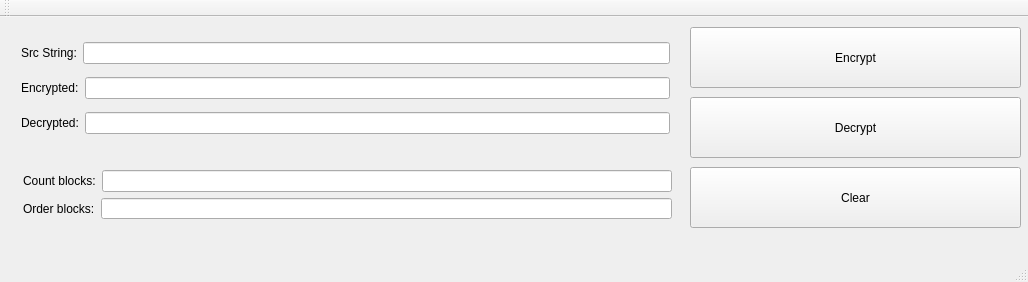
<?xml version="1.0" encoding="UTF-8"?>
<ui version="4.0">
 <class>MainWindow</class>
 <widget class="QMainWindow" name="MainWindow">
  <property name="geometry">
   <rect>
    <x>0</x>
    <y>0</y>
    <width>1028</width>
    <height>282</height>
   </rect>
  </property>
  <property name="windowTitle">
   <string>MainWindow</string>
  </property>
  <widget class="QWidget" name="centralWidget">
   <widget class="QPushButton" name="pushButton">
    <property name="geometry">
     <rect>
      <x>690</x>
      <y>10</y>
      <width>331</width>
      <height>61</height>
     </rect>
    </property>
    <property name="text">
     <string>Encrypt</string>
    </property>
   </widget>
   <widget class="QPushButton" name="pushButton_2">
    <property name="geometry">
     <rect>
      <x>690</x>
      <y>80</y>
      <width>331</width>
      <height>61</height>
     </rect>
    </property>
    <property name="text">
     <string>Decrypt</string>
    </property>
   </widget>
   <widget class="QPushButton" name="pushButton_3">
    <property name="geometry">
     <rect>
      <x>690</x>
      <y>150</y>
      <width>331</width>
      <height>61</height>
     </rect>
    </property>
    <property name="text">
     <string>Clear</string>
    </property>
   </widget>
   <widget class="QWidget" name="layoutWidget">
    <property name="geometry">
     <rect>
      <x>10</x>
      <y>7</y>
      <width>671</width>
      <height>131</height>
     </rect>
    </property>
    <layout class="QVBoxLayout" name="verticalLayout">
     <item>
      <layout class="QHBoxLayout" name="horizontalLayout">
       <item>
        <widget class="QLabel" name="label">
         <property name="text">
          <string>Src String:</string>
         </property>
        </widget>
       </item>
       <item>
        <widget class="QLineEdit" name="lineEdit"/>
       </item>
      </layout>
     </item>
     <item>
      <layout class="QHBoxLayout" name="horizontalLayout_2">
       <item>
        <widget class="QLabel" name="label_2">
         <property name="text">
          <string>Encrypted:</string>
         </property>
        </widget>
       </item>
       <item>
        <widget class="QLineEdit" name="lineEdit_2">
         <property name="readOnly">
          <bool>true</bool>
         </property>
        </widget>
       </item>
      </layout>
     </item>
     <item>
      <layout class="QHBoxLayout" name="horizontalLayout_3">
       <item>
        <widget class="QLabel" name="label_3">
         <property name="text">
          <string>Decrypted:</string>
         </property>
        </widget>
       </item>
       <item>
        <widget class="QLineEdit" name="lineEdit_3">
         <property name="readOnly">
          <bool>true</bool>
         </property>
        </widget>
       </item>
      </layout>
     </item>
    </layout>
   </widget>
   <widget class="QWidget" name="layoutWidget">
    <property name="geometry">
     <rect>
      <x>12</x>
      <y>142</y>
      <width>671</width>
      <height>71</height>
     </rect>
    </property>
    <layout class="QVBoxLayout" name="verticalLayout_2">
     <item>
      <layout class="QHBoxLayout" name="horizontalLayout_4">
       <item>
        <widget class="QLabel" name="label_4">
         <property name="text">
          <string>Count blocks:</string>
         </property>
        </widget>
       </item>
       <item>
        <widget class="QLineEdit" name="lineEdit_4"/>
       </item>
      </layout>
     </item>
     <item>
      <layout class="QHBoxLayout" name="horizontalLayout_5">
       <item>
        <widget class="QLabel" name="label_5">
         <property name="text">
          <string>Order blocks:</string>
         </property>
        </widget>
       </item>
       <item>
        <widget class="QLineEdit" name="lineEdit_5"/>
       </item>
      </layout>
     </item>
    </layout>
   </widget>
  </widget>
  <widget class="QMenuBar" name="menuBar">
   <property name="geometry">
    <rect>
     <x>0</x>
     <y>0</y>
     <width>1028</width>
     <height>26</height>
    </rect>
   </property>
  </widget>
  <widget class="QToolBar" name="mainToolBar">
   <attribute name="toolBarArea">
    <enum>TopToolBarArea</enum>
   </attribute>
   <attribute name="toolBarBreak">
    <bool>false</bool>
   </attribute>
  </widget>
  <widget class="QStatusBar" name="statusBar"/>
 </widget>
 <layoutdefault spacing="6" margin="11"/>
 <resources/>
 <connections/>
</ui>
